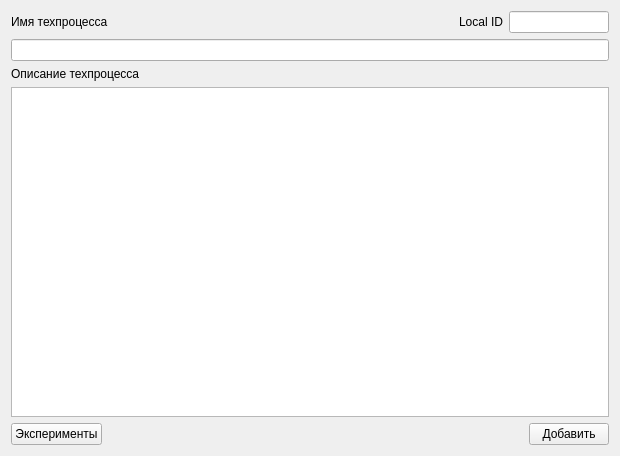
<?xml version="1.0" encoding="UTF-8"?>
<ui version="4.0">
 <class>ldsaf</class>
 <widget class="QWidget" name="ldsaf">
  <property name="geometry">
   <rect>
    <x>0</x>
    <y>0</y>
    <width>620</width>
    <height>456</height>
   </rect>
  </property>
  <property name="windowTitle">
   <string>...</string>
  </property>
  <layout class="QVBoxLayout" name="verticalLayout">
   <item>
    <layout class="QHBoxLayout" name="horizontalLayout_2">
     <item>
      <widget class="QLabel" name="label">
       <property name="text">
        <string>Имя техпроцесса</string>
       </property>
      </widget>
     </item>
     <item>
      <widget class="QLabel" name="label_3">
       <property name="text">
        <string>Local ID</string>
       </property>
       <property name="alignment">
        <set>Qt::AlignmentFlag::AlignRight|Qt::AlignmentFlag::AlignTrailing|Qt::AlignmentFlag::AlignVCenter</set>
       </property>
      </widget>
     </item>
     <item>
      <widget class="QLineEdit" name="lid_le">
       <property name="maximumSize">
        <size>
         <width>100</width>
         <height>16777215</height>
        </size>
       </property>
      </widget>
     </item>
    </layout>
   </item>
   <item>
    <widget class="QLineEdit" name="name_le"/>
   </item>
   <item>
    <widget class="QLabel" name="label_2">
     <property name="text">
      <string>Описание техпроцесса</string>
     </property>
    </widget>
   </item>
   <item>
    <widget class="QPlainTextEdit" name="desc_te"/>
   </item>
   <item>
    <layout class="QHBoxLayout" name="horizontalLayout">
     <item>
      <widget class="QPushButton" name="find_bt">
       <property name="text">
        <string>Эксперименты</string>
       </property>
      </widget>
     </item>
     <item>
      <spacer name="horizontalSpacer">
       <property name="orientation">
        <enum>Qt::Orientation::Horizontal</enum>
       </property>
       <property name="sizeHint" stdset="0">
        <size>
         <width>40</width>
         <height>20</height>
        </size>
       </property>
      </spacer>
     </item>
     <item>
      <widget class="QPushButton" name="add_bt">
       <property name="text">
        <string>Добавить</string>
       </property>
      </widget>
     </item>
    </layout>
   </item>
  </layout>
 </widget>
 <resources/>
 <connections/>
</ui>
